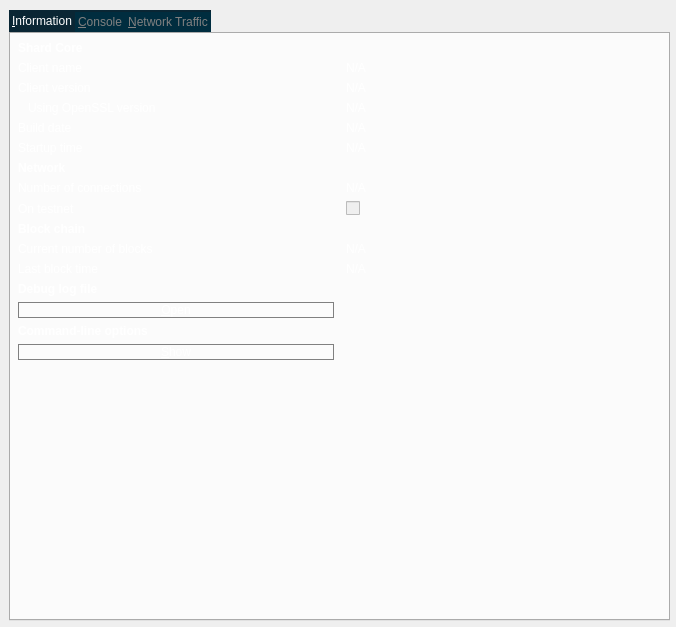
<?xml version="1.0" encoding="UTF-8"?>
<ui version="4.0">
 <class>RPCConsole_Widget</class>
 <widget class="QWidget" name="RPCConsole_Widget">
  <property name="geometry">
   <rect>
    <x>0</x>
    <y>0</y>
    <width>676</width>
    <height>627</height>
   </rect>
  </property>
  <property name="windowTitle">
   <string>Form</string>
  </property>
  <property name="styleSheet">
   <string notr="true"/>
  </property>
  <widget class="QTabWidget" name="tabWidget">
   <property name="geometry">
    <rect>
     <x>9</x>
     <y>10</y>
     <width>661</width>
     <height>611</height>
    </rect>
   </property>
   <property name="styleSheet">
    <string notr="true">QTabWidget{border:0px solid #0a2634;color:white;}
QTabBar{color:white;background:#0a2634;}
QTabBar::tab {
    background: #002d3f;
    border: 1px solid #002d3f;
    padding: 2px;
}

QTabBar::tab:selected{
    background: #0a2634;

}

QTabBar::tab:hover {
    background: #003750;border:0px;color:white;
}
QTabBar::tab:selected:hover {
    background: #0a2634;border:0px;
}
QTabBar::tab:selected {
    border-color: #0a2634;

}

QTabBar::tab:!selected {
    margin-top: 2px; /* make non-selected tabs look smaller */
color:gray;
}
QTabBar::tab:hover:!selected {
    margin-top: 2px; /* make non-selected tabs look smaller */
color:white;
}</string>
   </property>
   <property name="currentIndex">
    <number>0</number>
   </property>
   <widget class="QWidget" name="tab_info">
    <property name="styleSheet">
     <string notr="true">background:'#0a2634';</string>
    </property>
    <attribute name="title">
     <string>&amp;Information</string>
    </attribute>
    <layout class="QGridLayout" name="gridLayout" columnstretch="0,0">
     <property name="horizontalSpacing">
      <number>12</number>
     </property>
     <item row="2" column="1">
      <widget class="QLabel" name="clientVersion">
       <property name="cursor">
        <cursorShape>IBeamCursor</cursorShape>
       </property>
       <property name="styleSheet">
        <string notr="true">color:white</string>
       </property>
       <property name="text">
        <string>N/A</string>
       </property>
       <property name="textFormat">
        <enum>Qt::PlainText</enum>
       </property>
       <property name="textInteractionFlags">
        <set>Qt::LinksAccessibleByMouse|Qt::TextSelectableByKeyboard|Qt::TextSelectableByMouse</set>
       </property>
      </widget>
     </item>
     <item row="3" column="0">
      <widget class="QLabel" name="label_14">
       <property name="styleSheet">
        <string notr="true">color:white</string>
       </property>
       <property name="text">
        <string>Using OpenSSL version</string>
       </property>
       <property name="indent">
        <number>10</number>
       </property>
      </widget>
     </item>
     <item row="3" column="1">
      <widget class="QLabel" name="openSSLVersion">
       <property name="cursor">
        <cursorShape>IBeamCursor</cursorShape>
       </property>
       <property name="styleSheet">
        <string notr="true">color:white</string>
       </property>
       <property name="text">
        <string>N/A</string>
       </property>
       <property name="textFormat">
        <enum>Qt::PlainText</enum>
       </property>
       <property name="textInteractionFlags">
        <set>Qt::LinksAccessibleByMouse|Qt::TextSelectableByKeyboard|Qt::TextSelectableByMouse</set>
       </property>
      </widget>
     </item>
     <item row="4" column="0">
      <widget class="QLabel" name="label_12">
       <property name="styleSheet">
        <string notr="true">color:white</string>
       </property>
       <property name="text">
        <string>Build date</string>
       </property>
      </widget>
     </item>
     <item row="1" column="1">
      <widget class="QLabel" name="clientName">
       <property name="cursor">
        <cursorShape>IBeamCursor</cursorShape>
       </property>
       <property name="styleSheet">
        <string notr="true">color:white</string>
       </property>
       <property name="text">
        <string>N/A</string>
       </property>
       <property name="textFormat">
        <enum>Qt::PlainText</enum>
       </property>
       <property name="textInteractionFlags">
        <set>Qt::LinksAccessibleByMouse|Qt::TextSelectableByKeyboard|Qt::TextSelectableByMouse</set>
       </property>
      </widget>
     </item>
     <item row="2" column="0">
      <widget class="QLabel" name="label_6">
       <property name="styleSheet">
        <string notr="true">color:white</string>
       </property>
       <property name="text">
        <string>Client version</string>
       </property>
      </widget>
     </item>
     <item row="7" column="1">
      <widget class="QLabel" name="numberOfConnections">
       <property name="cursor">
        <cursorShape>IBeamCursor</cursorShape>
       </property>
       <property name="styleSheet">
        <string notr="true">color:white</string>
       </property>
       <property name="text">
        <string>N/A</string>
       </property>
       <property name="textFormat">
        <enum>Qt::PlainText</enum>
       </property>
       <property name="textInteractionFlags">
        <set>Qt::LinksAccessibleByMouse|Qt::TextSelectableByKeyboard|Qt::TextSelectableByMouse</set>
       </property>
      </widget>
     </item>
     <item row="8" column="0">
      <widget class="QLabel" name="label_8">
       <property name="styleSheet">
        <string notr="true">color:white</string>
       </property>
       <property name="text">
        <string>On testnet</string>
       </property>
      </widget>
     </item>
     <item row="8" column="1">
      <widget class="QCheckBox" name="isTestNet">
       <property name="enabled">
        <bool>false</bool>
       </property>
       <property name="text">
        <string/>
       </property>
      </widget>
     </item>
     <item row="9" column="0">
      <widget class="QLabel" name="label_10">
       <property name="font">
        <font>
         <weight>75</weight>
         <bold>true</bold>
        </font>
       </property>
       <property name="styleSheet">
        <string notr="true">color:white</string>
       </property>
       <property name="text">
        <string>Block chain</string>
       </property>
      </widget>
     </item>
     <item row="10" column="0">
      <widget class="QLabel" name="label_3">
       <property name="styleSheet">
        <string notr="true">color:white</string>
       </property>
       <property name="text">
        <string>Current number of blocks</string>
       </property>
      </widget>
     </item>
     <item row="10" column="1">
      <widget class="QLabel" name="numberOfBlocks">
       <property name="cursor">
        <cursorShape>IBeamCursor</cursorShape>
       </property>
       <property name="styleSheet">
        <string notr="true">color:white</string>
       </property>
       <property name="text">
        <string>N/A</string>
       </property>
       <property name="textFormat">
        <enum>Qt::PlainText</enum>
       </property>
       <property name="textInteractionFlags">
        <set>Qt::LinksAccessibleByMouse|Qt::TextSelectableByKeyboard|Qt::TextSelectableByMouse</set>
       </property>
      </widget>
     </item>
     <item row="11" column="0">
      <widget class="QLabel" name="label_2">
       <property name="styleSheet">
        <string notr="true">color:white</string>
       </property>
       <property name="text">
        <string>Last block time</string>
       </property>
      </widget>
     </item>
     <item row="0" column="0">
      <widget class="QLabel" name="label_9">
       <property name="font">
        <font>
         <weight>75</weight>
         <bold>true</bold>
        </font>
       </property>
       <property name="styleSheet">
        <string notr="true">color:white</string>
       </property>
       <property name="text">
        <string>Shard Core</string>
       </property>
      </widget>
     </item>
     <item row="1" column="0">
      <widget class="QLabel" name="label_5">
       <property name="styleSheet">
        <string notr="true">color:white</string>
       </property>
       <property name="text">
        <string>Client name</string>
       </property>
      </widget>
     </item>
     <item row="4" column="1">
      <widget class="QLabel" name="buildDate">
       <property name="cursor">
        <cursorShape>IBeamCursor</cursorShape>
       </property>
       <property name="styleSheet">
        <string notr="true">color:white</string>
       </property>
       <property name="text">
        <string>N/A</string>
       </property>
       <property name="textFormat">
        <enum>Qt::PlainText</enum>
       </property>
       <property name="textInteractionFlags">
        <set>Qt::LinksAccessibleByMouse|Qt::TextSelectableByKeyboard|Qt::TextSelectableByMouse</set>
       </property>
      </widget>
     </item>
     <item row="5" column="0">
      <widget class="QLabel" name="label_13">
       <property name="styleSheet">
        <string notr="true">color:white</string>
       </property>
       <property name="text">
        <string>Startup time</string>
       </property>
      </widget>
     </item>
     <item row="5" column="1">
      <widget class="QLabel" name="startupTime">
       <property name="cursor">
        <cursorShape>IBeamCursor</cursorShape>
       </property>
       <property name="styleSheet">
        <string notr="true">color:white</string>
       </property>
       <property name="text">
        <string>N/A</string>
       </property>
       <property name="textFormat">
        <enum>Qt::PlainText</enum>
       </property>
       <property name="textInteractionFlags">
        <set>Qt::LinksAccessibleByMouse|Qt::TextSelectableByKeyboard|Qt::TextSelectableByMouse</set>
       </property>
      </widget>
     </item>
     <item row="6" column="0">
      <widget class="QLabel" name="label_11">
       <property name="font">
        <font>
         <weight>75</weight>
         <bold>true</bold>
        </font>
       </property>
       <property name="styleSheet">
        <string notr="true">color:white</string>
       </property>
       <property name="text">
        <string>Network</string>
       </property>
      </widget>
     </item>
     <item row="7" column="0">
      <widget class="QLabel" name="label_7">
       <property name="styleSheet">
        <string notr="true">color:white</string>
       </property>
       <property name="text">
        <string>Number of connections</string>
       </property>
      </widget>
     </item>
     <item row="11" column="1">
      <widget class="QLabel" name="lastBlockTime">
       <property name="cursor">
        <cursorShape>IBeamCursor</cursorShape>
       </property>
       <property name="styleSheet">
        <string notr="true">color:white</string>
       </property>
       <property name="text">
        <string>N/A</string>
       </property>
       <property name="textFormat">
        <enum>Qt::PlainText</enum>
       </property>
       <property name="textInteractionFlags">
        <set>Qt::LinksAccessibleByMouse|Qt::TextSelectableByKeyboard|Qt::TextSelectableByMouse</set>
       </property>
      </widget>
     </item>
     <item row="12" column="0">
      <widget class="QLabel" name="labelDebugLogfile">
       <property name="font">
        <font>
         <weight>75</weight>
         <bold>true</bold>
        </font>
       </property>
       <property name="styleSheet">
        <string notr="true">color:white</string>
       </property>
       <property name="text">
        <string>Debug log file</string>
       </property>
      </widget>
     </item>
     <item row="13" column="0">
      <widget class="QPushButton" name="openDebugLogfileButton">
       <property name="toolTip">
        <string>Open the Shard debug log file from the current data directory. This can take a few seconds for large log files.</string>
       </property>
       <property name="styleSheet">
        <string notr="true">QPushButton { 
 background-color: &quot;#002d3f&quot;;
	border:1px solid gray;
	color:white;
	outline: none;
}

QPushButton:pressed {
   background-color: &quot;#002d3f&quot;;
border:1px solid gray;
	color:white;

}
QPushButton:focus:pressed { 
    background: &quot;#003750&quot;;
	border:1px solid #0adbf0;
	color:white;

 }
QPushButton:focus { 
   background-color: &quot;#002d3f&quot;;
	border:1px solid gray;
	color:white;

}
QPushButton:hover {
     background-color: &quot;#002d3f&quot;;
	border:1px solid #0adbf0;
 }
QPushButton:checked { 
     background-color: &quot;#002d3f&quot;;
border:1px solid gray;
	color:white;

 }
QPushButton:disabled { 
    background:'#0a2634';
color:gray;
border:1px solid gray;
 }
</string>
       </property>
       <property name="text">
        <string>&amp;Open</string>
       </property>
       <property name="autoDefault">
        <bool>false</bool>
       </property>
      </widget>
     </item>
     <item row="14" column="0">
      <widget class="QLabel" name="labelCLOptions">
       <property name="font">
        <font>
         <weight>75</weight>
         <bold>true</bold>
        </font>
       </property>
       <property name="styleSheet">
        <string notr="true">color:white</string>
       </property>
       <property name="text">
        <string>Command-line options</string>
       </property>
      </widget>
     </item>
     <item row="15" column="0">
      <widget class="QPushButton" name="showCLOptionsButton">
       <property name="toolTip">
        <string>Show the Shard-Qt help message to get a list with possible Shard command-line options.</string>
       </property>
       <property name="styleSheet">
        <string notr="true">QPushButton { 
 background-color: &quot;#002d3f&quot;;
	border:1px solid gray;
	color:white;
	outline: none;
}

QPushButton:pressed {
   background-color: &quot;#002d3f&quot;;
border:1px solid gray;
	color:white;

}
QPushButton:focus:pressed { 
    background: &quot;#003750&quot;;
	border:1px solid #0adbf0;
	color:white;

 }
QPushButton:focus { 
   background-color: &quot;#002d3f&quot;;
	border:1px solid gray;
	color:white;

}
QPushButton:hover {
     background-color: &quot;#002d3f&quot;;
	border:1px solid #0adbf0;
 }
QPushButton:checked { 
     background-color: &quot;#002d3f&quot;;
border:1px solid gray;
	color:white;

 }
QPushButton:disabled { 
    background:'#0a2634';
color:gray;
border:1px solid gray;
 }
</string>
       </property>
       <property name="text">
        <string>&amp;Show</string>
       </property>
       <property name="autoDefault">
        <bool>false</bool>
       </property>
      </widget>
     </item>
     <item row="16" column="0">
      <spacer name="verticalSpacer">
       <property name="orientation">
        <enum>Qt::Vertical</enum>
       </property>
       <property name="sizeHint" stdset="0">
        <size>
         <width>20</width>
         <height>40</height>
        </size>
       </property>
      </spacer>
     </item>
    </layout>
   </widget>
   <widget class="QWidget" name="tab_console">
    <property name="styleSheet">
     <string notr="true">background:'#0a2634';</string>
    </property>
    <attribute name="title">
     <string>&amp;Console</string>
    </attribute>
    <layout class="QVBoxLayout" name="verticalLayout_3">
     <property name="spacing">
      <number>3</number>
     </property>
     <item>
      <widget class="QTextEdit" name="messagesWidget">
       <property name="minimumSize">
        <size>
         <width>0</width>
         <height>100</height>
        </size>
       </property>
       <property name="styleSheet">
        <string notr="true">color:white</string>
       </property>
       <property name="readOnly">
        <bool>true</bool>
       </property>
       <property name="tabKeyNavigation" stdset="0">
        <bool>false</bool>
       </property>
       <property name="columnCount" stdset="0">
        <number>2</number>
       </property>
      </widget>
     </item>
     <item>
      <layout class="QHBoxLayout" name="horizontalLayout">
       <property name="spacing">
        <number>3</number>
       </property>
       <item>
        <widget class="QLabel" name="label">
         <property name="styleSheet">
          <string notr="true">color:white</string>
         </property>
         <property name="text">
          <string notr="true">&gt;</string>
         </property>
        </widget>
       </item>
       <item>
        <widget class="QLineEdit" name="lineEdit">
         <property name="styleSheet">
          <string notr="true">background:#003750;
color:white;
padding:2px;
border-radius:5px;</string>
         </property>
        </widget>
       </item>
       <item>
        <widget class="QPushButton" name="clearButton">
         <property name="maximumSize">
          <size>
           <width>24</width>
           <height>24</height>
          </size>
         </property>
         <property name="toolTip">
          <string>Clear console</string>
         </property>
         <property name="styleSheet">
          <string notr="true">QPushButton { 
 background-color: &quot;#002d3f&quot;;
	border:1px solid gray;
	color:white;
	outline: none;
}

QPushButton:pressed {
   background-color: &quot;#002d3f&quot;;
border:1px solid gray;
	color:white;

}
QPushButton:focus:pressed { 
    background: &quot;#003750&quot;;
	border:1px solid #0adbf0;
	color:white;

 }
QPushButton:focus { 
   background-color: &quot;#002d3f&quot;;
	border:1px solid gray;
	color:white;

}
QPushButton:hover {
     background-color: &quot;#002d3f&quot;;
	border:1px solid #0adbf0;
 }
QPushButton:checked { 
     background-color: &quot;#002d3f&quot;;
border:1px solid gray;
	color:white;

 }
QPushButton:disabled { 
    background:'#0a2634';
color:gray;
border:1px solid gray;
 }
</string>
         </property>
         <property name="text">
          <string/>
         </property>
         <property name="icon">
          <iconset resource="../bitcoin.qrc">
           <normaloff>:/icons/remove</normaloff>:/icons/remove</iconset>
         </property>
         <property name="shortcut">
          <string notr="true">Ctrl+L</string>
         </property>
         <property name="autoDefault">
          <bool>false</bool>
         </property>
        </widget>
       </item>
      </layout>
     </item>
    </layout>
   </widget>
   <widget class="QWidget" name="tab">
    <property name="styleSheet">
     <string notr="true">background:'#0a2634';</string>
    </property>
    <attribute name="title">
     <string>&amp;Network Traffic</string>
    </attribute>
    <layout class="QHBoxLayout" name="horizontalLayout_3">
     <item>
      <layout class="QVBoxLayout" name="verticalLayout_4">
       <item>
        <widget class="TrafficGraphWidget" name="trafficGraph" native="true">
         <property name="sizePolicy">
          <sizepolicy hsizetype="Expanding" vsizetype="Expanding">
           <horstretch>0</horstretch>
           <verstretch>0</verstretch>
          </sizepolicy>
         </property>
        </widget>
       </item>
       <item>
        <layout class="QHBoxLayout" name="horizontalLayout_2">
         <item>
          <widget class="QSlider" name="sldGraphRange">
           <property name="minimum">
            <number>1</number>
           </property>
           <property name="maximum">
            <number>288</number>
           </property>
           <property name="pageStep">
            <number>12</number>
           </property>
           <property name="value">
            <number>6</number>
           </property>
           <property name="orientation">
            <enum>Qt::Horizontal</enum>
           </property>
          </widget>
         </item>
         <item>
          <widget class="QLabel" name="lblGraphRange">
           <property name="minimumSize">
            <size>
             <width>100</width>
             <height>0</height>
            </size>
           </property>
           <property name="alignment">
            <set>Qt::AlignCenter</set>
           </property>
          </widget>
         </item>
         <item>
          <widget class="QPushButton" name="btnClearTrafficGraph">
           <property name="styleSheet">
            <string notr="true">QPushButton { 
 background-color: &quot;#002d3f&quot;;
	border:1px solid gray;
	color:white;
	outline: none;
	padding:10px;
}

QPushButton:pressed {
   background-color: &quot;#002d3f&quot;;
border:1px solid gray;
	color:white;

}
QPushButton:focus:pressed { 
    background: &quot;#003750&quot;;
	border:1px solid #0adbf0;
	color:white;

 }
QPushButton:focus { 
   background-color: &quot;#002d3f&quot;;
	border:1px solid gray;
	color:white;

}
QPushButton:hover {
     background-color: &quot;#002d3f&quot;;
	border:1px solid #0adbf0;
 }
QPushButton:checked { 
     background-color: &quot;#002d3f&quot;;
border:1px solid gray;
	color:white;

 }
QPushButton:disabled { 
    background:'#0a2634';
color:gray;
border:1px solid gray;
 }
</string>
           </property>
           <property name="text">
            <string>&amp;Clear</string>
           </property>
          </widget>
         </item>
        </layout>
       </item>
      </layout>
     </item>
     <item>
      <layout class="QVBoxLayout" name="verticalLayout">
       <item>
        <widget class="QGroupBox" name="groupBox">
         <property name="styleSheet">
          <string notr="true">color:white</string>
         </property>
         <property name="title">
          <string>Totals</string>
         </property>
         <layout class="QVBoxLayout" name="verticalLayout_5">
          <item>
           <layout class="QHBoxLayout" name="horizontalLayout_4">
            <item>
             <widget class="Line" name="line">
              <property name="sizePolicy">
               <sizepolicy hsizetype="Fixed" vsizetype="Fixed">
                <horstretch>0</horstretch>
                <verstretch>0</verstretch>
               </sizepolicy>
              </property>
              <property name="minimumSize">
               <size>
                <width>10</width>
                <height>0</height>
               </size>
              </property>
              <property name="palette">
               <palette>
                <active>
                 <colorrole role="WindowText">
                  <brush brushstyle="SolidPattern">
                   <color alpha="255">
                    <red>255</red>
                    <green>255</green>
                    <blue>255</blue>
                   </color>
                  </brush>
                 </colorrole>
                 <colorrole role="Button">
                  <brush brushstyle="SolidPattern">
                   <color alpha="255">
                    <red>10</red>
                    <green>38</green>
                    <blue>52</blue>
                   </color>
                  </brush>
                 </colorrole>
                 <colorrole role="Light">
                  <brush brushstyle="SolidPattern">
                   <color alpha="255">
                    <red>0</red>
                    <green>255</green>
                    <blue>0</blue>
                   </color>
                  </brush>
                 </colorrole>
                 <colorrole role="Text">
                  <brush brushstyle="SolidPattern">
                   <color alpha="255">
                    <red>255</red>
                    <green>255</green>
                    <blue>255</blue>
                   </color>
                  </brush>
                 </colorrole>
                 <colorrole role="ButtonText">
                  <brush brushstyle="SolidPattern">
                   <color alpha="255">
                    <red>255</red>
                    <green>255</green>
                    <blue>255</blue>
                   </color>
                  </brush>
                 </colorrole>
                 <colorrole role="Base">
                  <brush brushstyle="SolidPattern">
                   <color alpha="255">
                    <red>10</red>
                    <green>38</green>
                    <blue>52</blue>
                   </color>
                  </brush>
                 </colorrole>
                 <colorrole role="Window">
                  <brush brushstyle="SolidPattern">
                   <color alpha="255">
                    <red>10</red>
                    <green>38</green>
                    <blue>52</blue>
                   </color>
                  </brush>
                 </colorrole>
                </active>
                <inactive>
                 <colorrole role="WindowText">
                  <brush brushstyle="SolidPattern">
                   <color alpha="255">
                    <red>255</red>
                    <green>255</green>
                    <blue>255</blue>
                   </color>
                  </brush>
                 </colorrole>
                 <colorrole role="Button">
                  <brush brushstyle="SolidPattern">
                   <color alpha="255">
                    <red>10</red>
                    <green>38</green>
                    <blue>52</blue>
                   </color>
                  </brush>
                 </colorrole>
                 <colorrole role="Light">
                  <brush brushstyle="SolidPattern">
                   <color alpha="255">
                    <red>0</red>
                    <green>255</green>
                    <blue>0</blue>
                   </color>
                  </brush>
                 </colorrole>
                 <colorrole role="Text">
                  <brush brushstyle="SolidPattern">
                   <color alpha="255">
                    <red>255</red>
                    <green>255</green>
                    <blue>255</blue>
                   </color>
                  </brush>
                 </colorrole>
                 <colorrole role="ButtonText">
                  <brush brushstyle="SolidPattern">
                   <color alpha="255">
                    <red>255</red>
                    <green>255</green>
                    <blue>255</blue>
                   </color>
                  </brush>
                 </colorrole>
                 <colorrole role="Base">
                  <brush brushstyle="SolidPattern">
                   <color alpha="255">
                    <red>10</red>
                    <green>38</green>
                    <blue>52</blue>
                   </color>
                  </brush>
                 </colorrole>
                 <colorrole role="Window">
                  <brush brushstyle="SolidPattern">
                   <color alpha="255">
                    <red>10</red>
                    <green>38</green>
                    <blue>52</blue>
                   </color>
                  </brush>
                 </colorrole>
                </inactive>
                <disabled>
                 <colorrole role="WindowText">
                  <brush brushstyle="SolidPattern">
                   <color alpha="255">
                    <red>255</red>
                    <green>255</green>
                    <blue>255</blue>
                   </color>
                  </brush>
                 </colorrole>
                 <colorrole role="Button">
                  <brush brushstyle="SolidPattern">
                   <color alpha="255">
                    <red>10</red>
                    <green>38</green>
                    <blue>52</blue>
                   </color>
                  </brush>
                 </colorrole>
                 <colorrole role="Light">
                  <brush brushstyle="SolidPattern">
                   <color alpha="255">
                    <red>0</red>
                    <green>255</green>
                    <blue>0</blue>
                   </color>
                  </brush>
                 </colorrole>
                 <colorrole role="Text">
                  <brush brushstyle="SolidPattern">
                   <color alpha="255">
                    <red>255</red>
                    <green>255</green>
                    <blue>255</blue>
                   </color>
                  </brush>
                 </colorrole>
                 <colorrole role="ButtonText">
                  <brush brushstyle="SolidPattern">
                   <color alpha="255">
                    <red>255</red>
                    <green>255</green>
                    <blue>255</blue>
                   </color>
                  </brush>
                 </colorrole>
                 <colorrole role="Base">
                  <brush brushstyle="SolidPattern">
                   <color alpha="255">
                    <red>10</red>
                    <green>38</green>
                    <blue>52</blue>
                   </color>
                  </brush>
                 </colorrole>
                 <colorrole role="Window">
                  <brush brushstyle="SolidPattern">
                   <color alpha="255">
                    <red>10</red>
                    <green>38</green>
                    <blue>52</blue>
                   </color>
                  </brush>
                 </colorrole>
                </disabled>
               </palette>
              </property>
              <property name="orientation">
               <enum>Qt::Horizontal</enum>
              </property>
             </widget>
            </item>
            <item>
             <widget class="QLabel" name="label_16">
              <property name="text">
               <string>In:</string>
              </property>
             </widget>
            </item>
            <item>
             <widget class="QLabel" name="lblBytesIn">
              <property name="minimumSize">
               <size>
                <width>50</width>
                <height>0</height>
               </size>
              </property>
              <property name="alignment">
               <set>Qt::AlignRight|Qt::AlignTrailing|Qt::AlignVCenter</set>
              </property>
             </widget>
            </item>
           </layout>
          </item>
          <item>
           <layout class="QHBoxLayout" name="horizontalLayout_5">
            <item>
             <widget class="Line" name="line_2">
              <property name="sizePolicy">
               <sizepolicy hsizetype="Fixed" vsizetype="Fixed">
                <horstretch>0</horstretch>
                <verstretch>0</verstretch>
               </sizepolicy>
              </property>
              <property name="minimumSize">
               <size>
                <width>10</width>
                <height>0</height>
               </size>
              </property>
              <property name="palette">
               <palette>
                <active>
                 <colorrole role="WindowText">
                  <brush brushstyle="SolidPattern">
                   <color alpha="255">
                    <red>255</red>
                    <green>255</green>
                    <blue>255</blue>
                   </color>
                  </brush>
                 </colorrole>
                 <colorrole role="Button">
                  <brush brushstyle="SolidPattern">
                   <color alpha="255">
                    <red>10</red>
                    <green>38</green>
                    <blue>52</blue>
                   </color>
                  </brush>
                 </colorrole>
                 <colorrole role="Light">
                  <brush brushstyle="SolidPattern">
                   <color alpha="255">
                    <red>255</red>
                    <green>0</green>
                    <blue>0</blue>
                   </color>
                  </brush>
                 </colorrole>
                 <colorrole role="Text">
                  <brush brushstyle="SolidPattern">
                   <color alpha="255">
                    <red>255</red>
                    <green>255</green>
                    <blue>255</blue>
                   </color>
                  </brush>
                 </colorrole>
                 <colorrole role="ButtonText">
                  <brush brushstyle="SolidPattern">
                   <color alpha="255">
                    <red>255</red>
                    <green>255</green>
                    <blue>255</blue>
                   </color>
                  </brush>
                 </colorrole>
                 <colorrole role="Base">
                  <brush brushstyle="SolidPattern">
                   <color alpha="255">
                    <red>10</red>
                    <green>38</green>
                    <blue>52</blue>
                   </color>
                  </brush>
                 </colorrole>
                 <colorrole role="Window">
                  <brush brushstyle="SolidPattern">
                   <color alpha="255">
                    <red>10</red>
                    <green>38</green>
                    <blue>52</blue>
                   </color>
                  </brush>
                 </colorrole>
                </active>
                <inactive>
                 <colorrole role="WindowText">
                  <brush brushstyle="SolidPattern">
                   <color alpha="255">
                    <red>255</red>
                    <green>255</green>
                    <blue>255</blue>
                   </color>
                  </brush>
                 </colorrole>
                 <colorrole role="Button">
                  <brush brushstyle="SolidPattern">
                   <color alpha="255">
                    <red>10</red>
                    <green>38</green>
                    <blue>52</blue>
                   </color>
                  </brush>
                 </colorrole>
                 <colorrole role="Light">
                  <brush brushstyle="SolidPattern">
                   <color alpha="255">
                    <red>255</red>
                    <green>0</green>
                    <blue>0</blue>
                   </color>
                  </brush>
                 </colorrole>
                 <colorrole role="Text">
                  <brush brushstyle="SolidPattern">
                   <color alpha="255">
                    <red>255</red>
                    <green>255</green>
                    <blue>255</blue>
                   </color>
                  </brush>
                 </colorrole>
                 <colorrole role="ButtonText">
                  <brush brushstyle="SolidPattern">
                   <color alpha="255">
                    <red>255</red>
                    <green>255</green>
                    <blue>255</blue>
                   </color>
                  </brush>
                 </colorrole>
                 <colorrole role="Base">
                  <brush brushstyle="SolidPattern">
                   <color alpha="255">
                    <red>10</red>
                    <green>38</green>
                    <blue>52</blue>
                   </color>
                  </brush>
                 </colorrole>
                 <colorrole role="Window">
                  <brush brushstyle="SolidPattern">
                   <color alpha="255">
                    <red>10</red>
                    <green>38</green>
                    <blue>52</blue>
                   </color>
                  </brush>
                 </colorrole>
                </inactive>
                <disabled>
                 <colorrole role="WindowText">
                  <brush brushstyle="SolidPattern">
                   <color alpha="255">
                    <red>255</red>
                    <green>255</green>
                    <blue>255</blue>
                   </color>
                  </brush>
                 </colorrole>
                 <colorrole role="Button">
                  <brush brushstyle="SolidPattern">
                   <color alpha="255">
                    <red>10</red>
                    <green>38</green>
                    <blue>52</blue>
                   </color>
                  </brush>
                 </colorrole>
                 <colorrole role="Light">
                  <brush brushstyle="SolidPattern">
                   <color alpha="255">
                    <red>255</red>
                    <green>0</green>
                    <blue>0</blue>
                   </color>
                  </brush>
                 </colorrole>
                 <colorrole role="Text">
                  <brush brushstyle="SolidPattern">
                   <color alpha="255">
                    <red>255</red>
                    <green>255</green>
                    <blue>255</blue>
                   </color>
                  </brush>
                 </colorrole>
                 <colorrole role="ButtonText">
                  <brush brushstyle="SolidPattern">
                   <color alpha="255">
                    <red>255</red>
                    <green>255</green>
                    <blue>255</blue>
                   </color>
                  </brush>
                 </colorrole>
                 <colorrole role="Base">
                  <brush brushstyle="SolidPattern">
                   <color alpha="255">
                    <red>10</red>
                    <green>38</green>
                    <blue>52</blue>
                   </color>
                  </brush>
                 </colorrole>
                 <colorrole role="Window">
                  <brush brushstyle="SolidPattern">
                   <color alpha="255">
                    <red>10</red>
                    <green>38</green>
                    <blue>52</blue>
                   </color>
                  </brush>
                 </colorrole>
                </disabled>
               </palette>
              </property>
              <property name="orientation">
               <enum>Qt::Horizontal</enum>
              </property>
             </widget>
            </item>
            <item>
             <widget class="QLabel" name="label_17">
              <property name="text">
               <string>Out:</string>
              </property>
             </widget>
            </item>
            <item>
             <widget class="QLabel" name="lblBytesOut">
              <property name="minimumSize">
               <size>
                <width>50</width>
                <height>0</height>
               </size>
              </property>
              <property name="alignment">
               <set>Qt::AlignRight|Qt::AlignTrailing|Qt::AlignVCenter</set>
              </property>
             </widget>
            </item>
           </layout>
          </item>
          <item>
           <spacer name="verticalSpacer_4">
            <property name="orientation">
             <enum>Qt::Vertical</enum>
            </property>
            <property name="sizeHint" stdset="0">
             <size>
              <width>20</width>
              <height>407</height>
             </size>
            </property>
           </spacer>
          </item>
         </layout>
        </widget>
       </item>
      </layout>
     </item>
    </layout>
   </widget>
  </widget>
 </widget>
 <customwidgets>
  <customwidget>
   <class>TrafficGraphWidget</class>
   <extends>QWidget</extends>
   <header>trafficgraphwidget.h</header>
   <container>1</container>
   <slots>
    <slot>clear()</slot>
   </slots>
  </customwidget>
 </customwidgets>
 <resources>
  <include location="../bitcoin.qrc"/>
 </resources>
 <connections/>
</ui>
